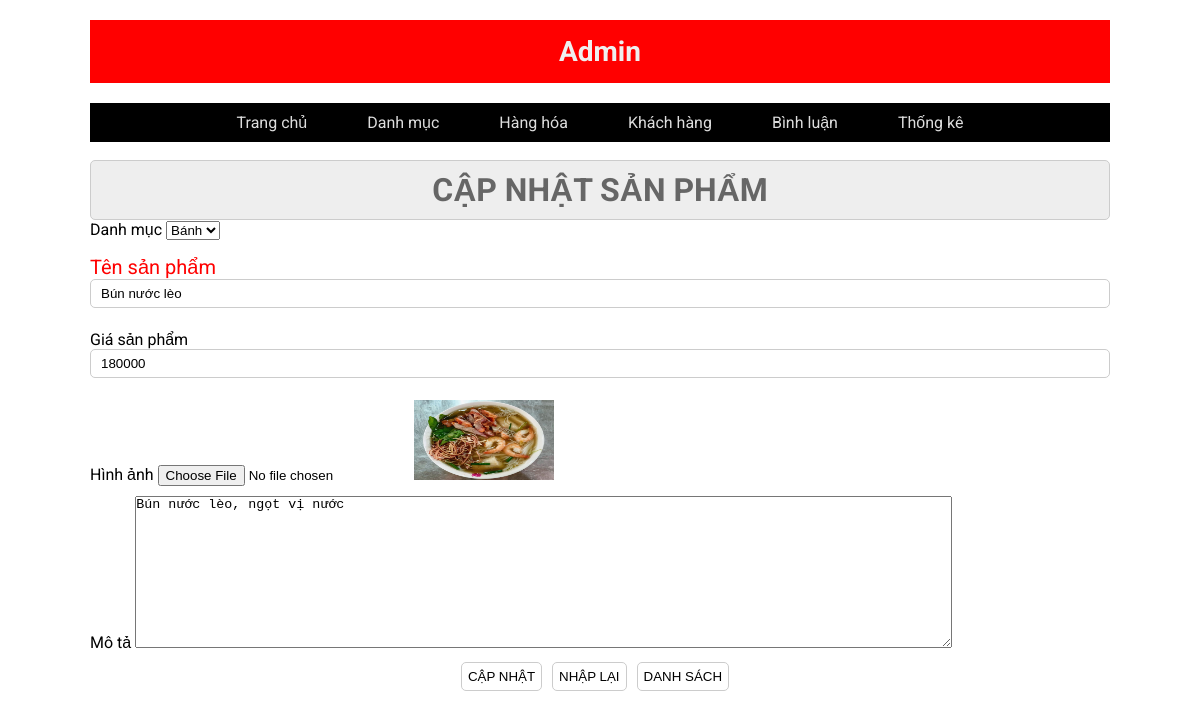
The page /admin/index.php?act=suasp&idsp=7 (signed in) on the database its author committed.
### tables this page shows
CREATE TABLE `sanpham` (
  `id` int(11) NOT NULL,
  `name` varchar(255) NOT NULL,
  `price` double(10,2) NOT NULL DEFAULT 0.00,
  `img` varchar(255) NOT NULL,
  `mota` text NOT NULL,
  `luotxem` int(11) NOT NULL DEFAULT 0,
  `status` int(1) NOT NULL,
  `iddm` int(11) NOT NULL
);

### model/pdo.php (called while the page is built, shortened)
<?php
function pdo_get_connection(){
    $servername = "localhost";
    $username = "root";
    $password = "";
    try {
        $conn = new PDO("mysql:host=$servername;dbname=duanmau2023", $username, $password);
        $conn->setAttribute(PDO::ATTR_ERRMODE, PDO::ERRMODE_EXCEPTION);
        return $conn;
    } catch(PDOException $e) {
        echo "Connection failed: " . $e->getMessage();
    }
}
function pdo_query($sql){
    $sql_args=array_slice(func_get_args(),1);
    try{
        $conn=pdo_get_connection();
        $stmt=$conn->prepare($sql);
        $stmt->execute($sql_args);
        $rows=$stmt->fetchAll();
        return $rows;
    }
    catch(PDOException $e){
        throw $e;
    }
    finally{
        unset($conn);
    }
}
function pdo_query_one($sql){
    $sql_args=array_slice(func_get_args(),1);
    try{
        $conn=pdo_get_connection();
        $stmt=$conn->prepare($sql);
        $stmt->execute($sql_args);
        $row=$stmt->fetch(PDO::FETCH_ASSOC);
        return $row;
    }
    catch(PDOException $e){
        throw $e;
    }
    finally{
        unset($conn);
    }
}
?>

### model/danhmuc.php (called while the page is built, shortened)
<?php
function loadall_danhmuc(){
    $sql = "SELECT * from danhmuc order by id";
    $listdanhmuc = pdo_query($sql);
    return $listdanhmuc;
}

### model/sanpham.php (called while the page is built, shortened)
<?php
function loadone_sanpham($id){
    $sql = "SELECT * from sanpham where id = $id";
    $result = pdo_query_one($sql);
    return $result;
}

### admin/sanpham/update.php (the view, shortened to what this page needs)
<?php
if (is_array($sanpham)) {
    extract($sanpham);
    $hinhpath = "../img/".$img;
}
?>
<div class="row2">
    <div class="row2 font_title">
        <h1>CẬP NHẬT SẢN PHẨM</h1>
    </div>
    <div class="row2 form_content">
        <form action="index.php?act=updatesp" method="POST" enctype="multipart/form-data">
            <div class="row2 mb10">
                <label>Danh mục</label>
                <select name="iddm" id="">
                    <?php
                        foreach ($listdanhmuc as $key=>$value) {
                            if($iddm=$value['id']){
                                echo '<option value="'.$value['id'].'" selected>'.$value['name'].'</option>';
                            } else {
                                echo '<option value="'.$value['id'].'">'.$value['name'].'</option>';
                            }
                        }
                    ?>
                </select>
            </div>
            <div class="row2 mb10 form_content_container">
                <label> Tên sản phẩm</label>
                <input type="text" name="tensp" value="<?= $name ?>">
            </div>
            <div class="row2 mb10">
                <label>Giá sản phẩm</label>
                <input type="text" name="giasp" value="<?= $price ?>">
            </div>
            <div class="row2 mb10">
                <label>Hình ảnh</label>
                <input type="file" name="hinh">
                <img src="<?=$hinhpath?>" alt="" width="140px" height="80px">
            </div>
            <div class="row2 mb10">
                <label>Mô tả</label>
                <textarea name="mota" id="" cols="100" rows="10"><?= $mota ?></textarea>
            </div>
            <div class="row mb10 center">
                <input  class="mr20" type="submit" name="capnhat" value="CẬP NHẬT">
                <input  class="mr20" type="reset" value="NHẬP LẠI">
                <a href="index.php?act=listsp"><input  class="mr20" type="button" value="DANH SÁCH"></a>
            </div>
        </form>
    </div>
    </div>
</div>

### css/style.css (style rules this page uses)
* { margin:0; padding:0; box-sizing:border-box; }
body { font-family:'Roboto', sans-serif; }
.row { display:flex; width:100%; }
.row2 { float:left; width:100%; }
.mb10 { margin-bottom:10px; }
.form_account input[type="email"], .form_account input[type="text"], .form_account input[type="password"], .form_content input[type="text"] { width:100%; border:1px solid #ccc; border-radius:5px ; padding:6px 10px; margin-bottom:12px; }
.form_account input[type="reset"], .form_account input[type="submit"], .form_content input[type="submit"], .form_content input[type="reset"], .form_content input[type="button"] { padding:6px; background:white; border:1px solid #CCC; border-radius:5px; }
.font_title { background-color:#EEE; border:1px #CCC solid; color:#666; border-radius:5px; padding:10px 20px; text-align: center; }
.mr20 { margin-right:10px; }
.form_content_container label { display:flex; justify-content:start; font-size:20px; color:red; margin-top:5px; }
.center { display: flex; justify-content: center; align-items: center; }

### rows shown on the page
sanpham: tensp "Bún nước lèo", giasp "180000", img (picture), mota "Bún nước lèo, ngọt vị nước"

### other values the page prints
form field iddm "Bánh"
